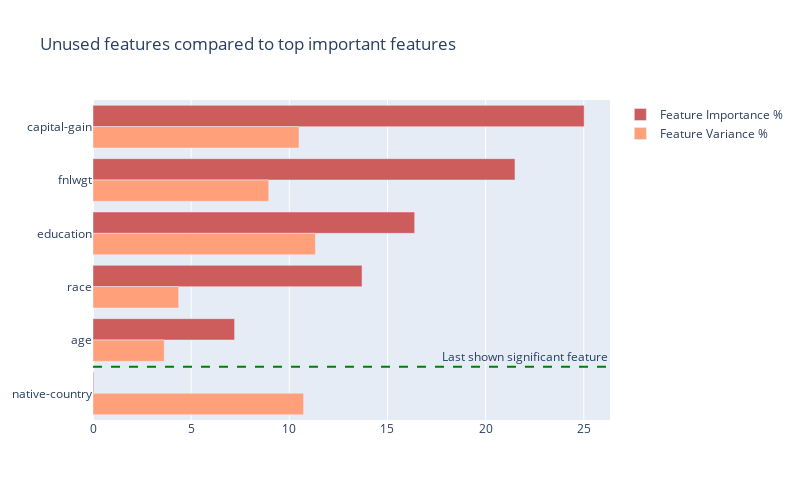

Source (notebook cell):
### Markdown cell above
#### stricter threshold on what features are considered "high variance"

### Code cell
UnusedFeatures(feature_variance_threshold=1.5).run(train_ds, test_ds, model)

### Figure 1 — Plotly figure (JSON) as saved in the notebook; plotly's stock layout.template omitted (floating-point values rounded to 4 significant figures)
{"data": [{"marker": {"color": "indianred"}, "name": "Feature Importance %", "orientation": "h", "type": "bar", "x": [25.02, 21.49, 16.39, 13.7, 7.212, 0.03788], "y": ["capital-gain", "fnlwgt", "education", "race", "age", "native-country"]}, {"marker": {"color": "lightsalmon"}, "name": "Feature Variance %", "orientation": "h", "type": "bar", "x": [10.49, 8.952, 11.33, 4.362, 3.628, 10.73], "y": ["capital-gain", "fnlwgt", "education", "race", "age", "native-country"]}], "layout": {"annotations": [{"showarrow": false, "text": "Last shown significant feature", "x": 1, "xanchor": "right", "xref": "x domain", "y": 4.5, "yanchor": "bottom", "yref": "y"}], "height": 500, "shapes": [{"line": {"color": "green", "dash": "dash", "width": 2}, "type": "line", "x0": 0, "x1": 1, "xref": "x domain", "y0": 4.5, "y1": 4.5, "yref": "y"}], "title": {"text": "Unused features compared to top important features"}, "width": 800, "yaxis": {"autorange": "reversed"}}}
